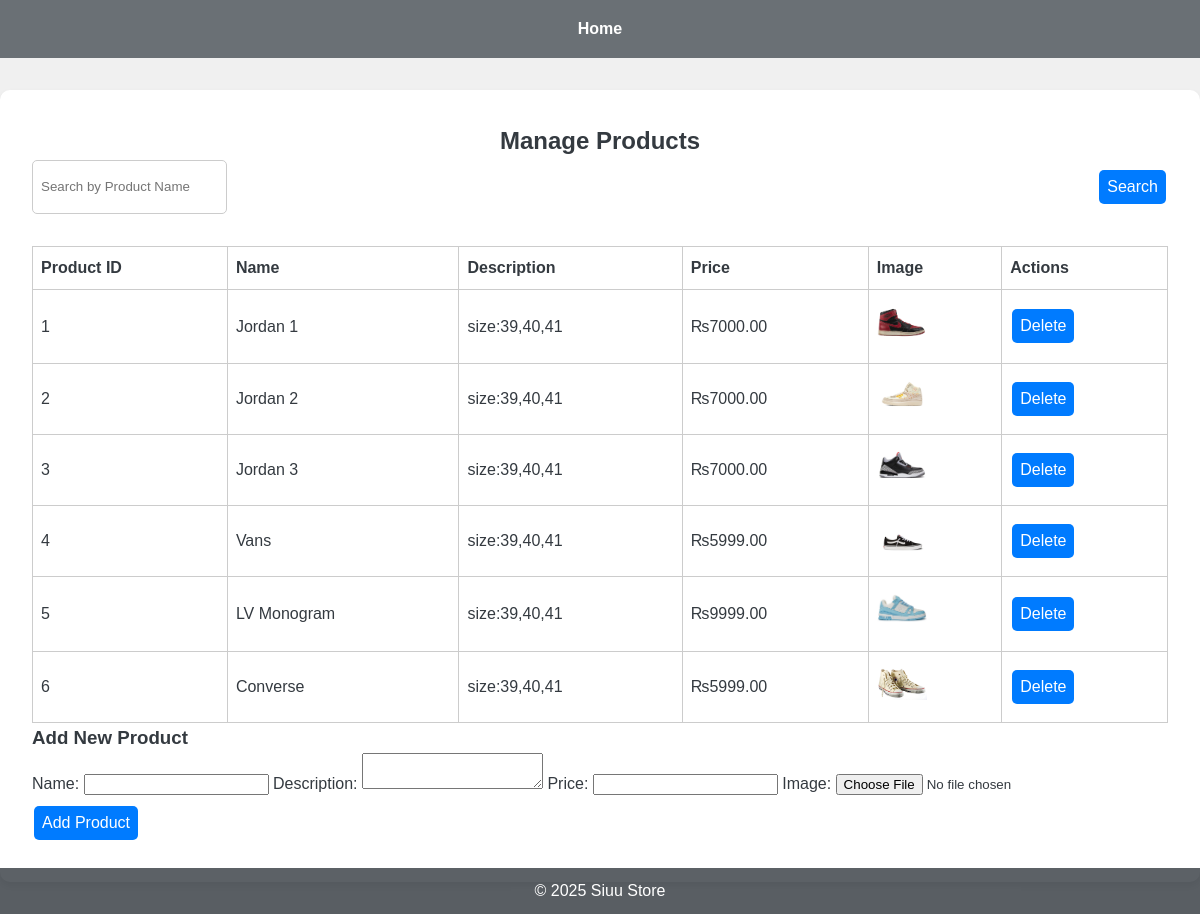
/pages/admin_product.php (signed in), run on the app's committed database.
### tables this page shows
CREATE TABLE `products` (
  `id` int(11) NOT NULL,
  `name` varchar(100) NOT NULL,
  `description` text DEFAULT NULL,
  `price` decimal(10,2) NOT NULL,
  `created_at` timestamp NOT NULL DEFAULT current_timestamp(),
  `image` varchar(255) NOT NULL
);

### pages/admin_product.php (the view, shortened to what this page needs)
<?php
include '../config/db.php';
include '../templates/header1.php';
$search_name = isset($_GET['search_name']) ? mysqli_real_escape_string($conn, $_GET['search_name']) : '';
$query = "SELECT * FROM products WHERE name LIKE '%$search_name%'";
$result = mysqli_query($conn, $query);
?>
<!DOCTYPE html>
<html lang="en">
<head>
</head>
<body>
    <div class="container">
        <h2>Manage Products</h2>
        <form class="search-form" method="GET" action="admin_product.php">
            <input type="text" name="search_name" placeholder="Search by Product Name" value="<?php echo htmlspecialchars($search_name); ?>">
            <button type="submit">Search</button>
        </form>
        <table>
            <thead>
                <tr>
                    <th>Product ID</th>
                    <th>Name</th>
                    <th>Description</th>
                    <th>Price</th>
                    <th>Image</th>
                    <th>Actions</th>
                </tr>
            </thead>
            <tbody>
                <?php while ($product = mysqli_fetch_assoc($result)): ?>
                    <tr>
                        <td><?php echo $product['id']; ?></td>
                        <td><?php echo $product['name']; ?></td>
                        <td><?php echo $product['description']; ?></td>
                        <td>₨<?php echo $product['price']; ?></td>
                        <td><img src="../images/<?php echo $product['image']; ?>" alt="<?php echo $product['name']; ?>" style="width: 50px; height: auto;"></td>
                        <td>
                            <form method="POST" action="admin_product.php" style="display:inline;">
                                <button type="submit" name="delete_product">Delete</button>
                            </form>
                        </td>
                    </tr>
                <?php endwhile; ?>
            </tbody>
        </table>
        <h3>Add New Product</h3>
        <form method="POST" action="admin_product.php" enctype="multipart/form-data">
            <label for="name">Name:</label>
            <input type="text" name="name" required>
            <label for="description">Description:</label>
            <textarea name="description" required></textarea>
            <label for="price">Price:</label>
            <input type="number" name="price" step="0.01" required>
            <label for="image">Image:</label>
            <input type="file" name="image" accept="image/*" required>
            <button type="submit" name="add_product">Add Product</button>
        </form>
    </div>
</body>
</html>
<?php include '../templates/footer.php'; ?>

### assets/css/styles.css (style rules this page uses)
body, h1, h2, h3, p, ul { margin: 0; padding: 0; font-family: Arial, sans-serif; }
body { background: url('../images/background.jpg') no-repeat center center fixed; background-size: cover; color: #343a40; line-height: 1.6; }
button { background-color: #007bff; border: none; color: white; padding: 10px 20px; text-align: center; text-decoration: none; display: inline-block; font-size: 16px; margin: 10px 2px; cursor: pointer; border-radius: 5px; }

### pages/admin_product.php (style rules this page uses)
body { font-family: Arial, sans-serif; background-color: #f0f0f0; margin: 0; padding: 0; }
.container { max-width: 1200px; margin: 2rem auto; padding: 2rem; background-color: #fff; border-radius: 10px; box-shadow: 0 4px 6px rgba(0, 0, 0, 0.1); }
h2 { text-align: center; }
table { width: 100%; border-collapse: collapse; margin-top: 2rem; }
table, th, td { border: 1px solid #ccc; }
th, td { padding: 0.5rem; text-align: left; }
button { padding: 0.5rem; border: none; border-radius: 5px; background-color: #007bff; color: #fff; cursor: pointer; }
.search-form { display: flex; justify-content: space-between; margin-bottom: 1rem; }
.search-form input { padding: 0.5rem; border: 1px solid #ccc; border-radius: 5px; }

### data on the page
products: id "1", name "Jordan 1", description "size:39,40,41", price "7000.00", image (picture)
products: id "2", name "Jordan 2", description "size:39,40,41", price "7000.00", image (picture)
products: id "3", name "Jordan 3", description "size:39,40,41", price "7000.00", image (picture)
products: id "4", name "Vans", description "size:39,40,41", price "5999.00", image (picture)
products: id "5", name "LV Monogram", description "size:39,40,41", price "9999.00", image (picture)
products: id "6", name "Converse", description "size:39,40,41", price "5999.00", image (picture)
